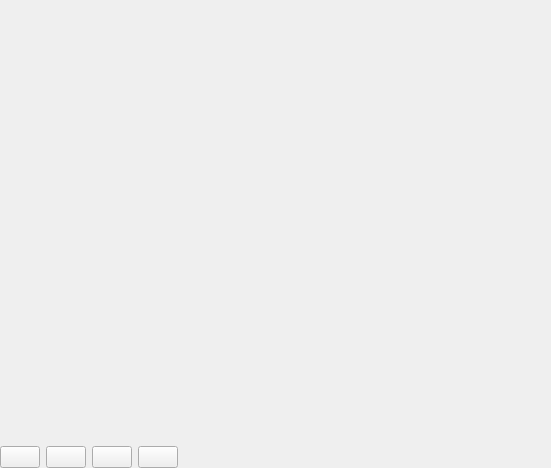
<?xml version="1.0" encoding="UTF-8"?>
<ui version="4.0">
 <class>Form</class>
 <widget class="QWidget" name="Form">
  <property name="geometry">
   <rect>
    <x>0</x>
    <y>0</y>
    <width>551</width>
    <height>468</height>
   </rect>
  </property>
  <property name="windowTitle">
   <string>Form</string>
  </property>
  <layout class="QGridLayout" name="gridLayout">
   <property name="leftMargin">
    <number>0</number>
   </property>
   <property name="topMargin">
    <number>0</number>
   </property>
   <property name="rightMargin">
    <number>0</number>
   </property>
   <property name="bottomMargin">
    <number>0</number>
   </property>
   <item row="1" column="0">
    <widget class="QPushButton" name="zoomInButton">
     <property name="sizePolicy">
      <sizepolicy hsizetype="Maximum" vsizetype="Fixed">
       <horstretch>0</horstretch>
       <verstretch>0</verstretch>
      </sizepolicy>
     </property>
     <property name="toolTip">
      <string>Map zoom in</string>
     </property>
     <property name="text">
      <string/>
     </property>
    </widget>
   </item>
   <item row="1" column="1">
    <widget class="QPushButton" name="zoomOutButton">
     <property name="toolTip">
      <string>Map zoom out</string>
     </property>
     <property name="text">
      <string/>
     </property>
    </widget>
   </item>
   <item row="1" column="4">
    <spacer name="horizontalSpacer">
     <property name="orientation">
      <enum>Qt::Horizontal</enum>
     </property>
     <property name="sizeHint" stdset="0">
      <size>
       <width>40</width>
       <height>20</height>
      </size>
     </property>
    </spacer>
   </item>
   <item row="0" column="0" colspan="5">
    <widget class="QScrollArea" name="scrollArea">
     <property name="sizePolicy">
      <sizepolicy hsizetype="Expanding" vsizetype="Expanding">
       <horstretch>0</horstretch>
       <verstretch>0</verstretch>
      </sizepolicy>
     </property>
     <property name="frameShape">
      <enum>QFrame::NoFrame</enum>
     </property>
     <property name="lineWidth">
      <number>0</number>
     </property>
     <property name="verticalScrollBarPolicy">
      <enum>Qt::ScrollBarAsNeeded</enum>
     </property>
     <property name="horizontalScrollBarPolicy">
      <enum>Qt::ScrollBarAsNeeded</enum>
     </property>
     <property name="widgetResizable">
      <bool>true</bool>
     </property>
     <widget class="QWidget" name="scrollAreaWidgetContents">
      <property name="geometry">
       <rect>
        <x>0</x>
        <y>0</y>
        <width>551</width>
        <height>439</height>
       </rect>
      </property>
     </widget>
    </widget>
   </item>
   <item row="1" column="2">
    <widget class="QPushButton" name="zoomResetButton">
     <property name="toolTip">
      <string>Map fit in space</string>
     </property>
     <property name="text">
      <string/>
     </property>
    </widget>
   </item>
   <item row="1" column="3">
    <widget class="QPushButton" name="clearViewButton">
     <property name="toolTip">
      <string>Clear borders on map</string>
     </property>
     <property name="text">
      <string/>
     </property>
    </widget>
   </item>
  </layout>
 </widget>
 <resources/>
 <connections/>
</ui>
